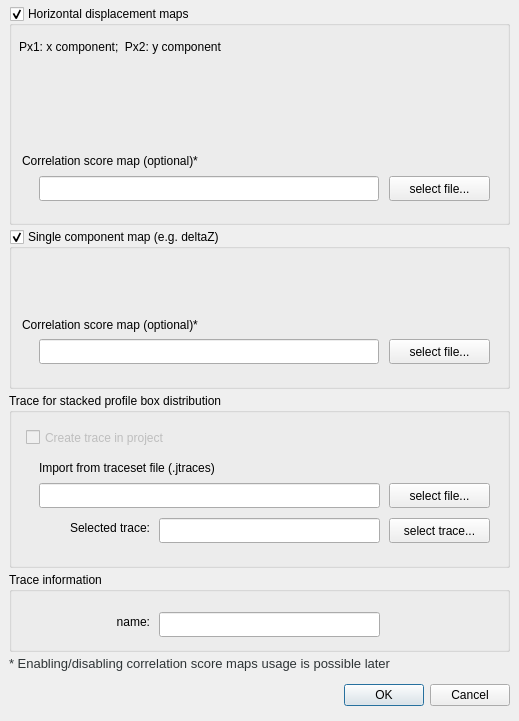
<?xml version="1.0" encoding="UTF-8"?>
<ui version="4.0">
 <class>Dialog_project_inputFiles_fixingMissingFiles</class>
 <widget class="QDialog" name="Dialog_project_inputFiles_fixingMissingFiles">
  <property name="windowModality">
   <enum>Qt::ApplicationModal</enum>
  </property>
  <property name="geometry">
   <rect>
    <x>0</x>
    <y>0</y>
    <width>519</width>
    <height>722</height>
   </rect>
  </property>
  <property name="windowTitle">
   <string>Select input files</string>
  </property>
  <property name="modal">
   <bool>true</bool>
  </property>
  <layout class="QVBoxLayout" name="verticalLayout">
   <property name="spacing">
    <number>4</number>
   </property>
   <property name="sizeConstraint">
    <enum>QLayout::SetMinAndMaxSize</enum>
   </property>
   <property name="leftMargin">
    <number>9</number>
   </property>
   <property name="topMargin">
    <number>6</number>
   </property>
   <property name="rightMargin">
    <number>9</number>
   </property>
   <property name="bottomMargin">
    <number>6</number>
   </property>
   <item>
    <widget class="QGroupBox" name="groupBox_PX1PX2">
     <property name="sizePolicy">
      <sizepolicy hsizetype="Preferred" vsizetype="Fixed">
       <horstretch>0</horstretch>
       <verstretch>0</verstretch>
      </sizepolicy>
     </property>
     <property name="minimumSize">
      <size>
       <width>0</width>
       <height>219</height>
      </size>
     </property>
     <property name="title">
      <string>Horizontal displacement maps</string>
     </property>
     <property name="checkable">
      <bool>true</bool>
     </property>
     <widget class="WidgetInputFilesImages" name="widget_PX1PX2_inputImageFiles" native="true">
      <property name="geometry">
       <rect>
        <x>10</x>
        <y>53</y>
        <width>480</width>
        <height>80</height>
       </rect>
      </property>
     </widget>
     <widget class="QLineEdit" name="lineEdit_PX1PX2_correlScoreMap">
      <property name="geometry">
       <rect>
        <x>30</x>
        <y>170</y>
        <width>340</width>
        <height>25</height>
       </rect>
      </property>
     </widget>
     <widget class="QPushButton" name="pushButton_PX1PX2_correlScoreMap">
      <property name="enabled">
       <bool>true</bool>
      </property>
      <property name="geometry">
       <rect>
        <x>380</x>
        <y>170</y>
        <width>101</width>
        <height>25</height>
       </rect>
      </property>
      <property name="text">
       <string>select file...</string>
      </property>
     </widget>
     <widget class="QLabel" name="label_PX1PX2_correlScoreMap">
      <property name="geometry">
       <rect>
        <x>13</x>
        <y>143</y>
        <width>311</width>
        <height>23</height>
       </rect>
      </property>
      <property name="text">
       <string>Correlation score map (optional)*</string>
      </property>
     </widget>
     <widget class="QLabel" name="label">
      <property name="geometry">
       <rect>
        <x>10</x>
        <y>32</y>
        <width>481</width>
        <height>17</height>
       </rect>
      </property>
      <property name="text">
       <string>Px1: x component;  Px2: y component</string>
      </property>
     </widget>
    </widget>
   </item>
   <item>
    <widget class="QGroupBox" name="groupBox_DeltaZorOther">
     <property name="sizePolicy">
      <sizepolicy hsizetype="Preferred" vsizetype="Fixed">
       <horstretch>0</horstretch>
       <verstretch>0</verstretch>
      </sizepolicy>
     </property>
     <property name="minimumSize">
      <size>
       <width>0</width>
       <height>160</height>
      </size>
     </property>
     <property name="title">
      <string>Single component map (e.g. deltaZ)</string>
     </property>
     <property name="checkable">
      <bool>true</bool>
     </property>
     <widget class="WidgetInputFilesImages" name="widget_deltaZorOther_inputImageFiles" native="true">
      <property name="geometry">
       <rect>
        <x>10</x>
        <y>30</y>
        <width>480</width>
        <height>41</height>
       </rect>
      </property>
     </widget>
     <widget class="QLineEdit" name="lineEdit_deltaZorOther_correlScoreMap">
      <property name="geometry">
       <rect>
        <x>30</x>
        <y>110</y>
        <width>340</width>
        <height>25</height>
       </rect>
      </property>
     </widget>
     <widget class="QPushButton" name="pushButton_deltaZorOther_correlsScoreaMap_selectFile">
      <property name="enabled">
       <bool>true</bool>
      </property>
      <property name="geometry">
       <rect>
        <x>380</x>
        <y>110</y>
        <width>101</width>
        <height>25</height>
       </rect>
      </property>
      <property name="text">
       <string>select file...</string>
      </property>
     </widget>
     <widget class="QLabel" name="label_deltaZorOther_correlScoreMap">
      <property name="geometry">
       <rect>
        <x>13</x>
        <y>84</y>
        <width>471</width>
        <height>23</height>
       </rect>
      </property>
      <property name="text">
       <string>Correlation score map (optional)*</string>
      </property>
     </widget>
    </widget>
   </item>
   <item>
    <widget class="QGroupBox" name="groupBox_routeSelection">
     <property name="sizePolicy">
      <sizepolicy hsizetype="Preferred" vsizetype="Fixed">
       <horstretch>0</horstretch>
       <verstretch>0</verstretch>
      </sizepolicy>
     </property>
     <property name="minimumSize">
      <size>
       <width>0</width>
       <height>175</height>
      </size>
     </property>
     <property name="title">
      <string>Trace for stacked profile box distribution</string>
     </property>
     <widget class="QLabel" name="label_selectedRoute">
      <property name="geometry">
       <rect>
        <x>20</x>
        <y>125</y>
        <width>121</width>
        <height>20</height>
       </rect>
      </property>
      <property name="text">
       <string>Selected trace:</string>
      </property>
      <property name="alignment">
       <set>Qt::AlignRight|Qt::AlignTrailing|Qt::AlignVCenter</set>
      </property>
     </widget>
     <widget class="QLineEdit" name="lineEdit_selectedRouteName">
      <property name="geometry">
       <rect>
        <x>150</x>
        <y>125</y>
        <width>221</width>
        <height>25</height>
       </rect>
      </property>
      <property name="readOnly">
       <bool>true</bool>
      </property>
     </widget>
     <widget class="QCheckBox" name="checkBox_createTraceLater">
      <property name="enabled">
       <bool>false</bool>
      </property>
      <property name="geometry">
       <rect>
        <x>17</x>
        <y>33</y>
        <width>461</width>
        <height>23</height>
       </rect>
      </property>
      <property name="text">
       <string>Create trace in project</string>
      </property>
     </widget>
     <widget class="QLabel" name="label_importFromRoutesetFile">
      <property name="geometry">
       <rect>
        <x>30</x>
        <y>65</y>
        <width>341</width>
        <height>20</height>
       </rect>
      </property>
      <property name="text">
       <string>Import from traceset file (.jtraces)</string>
      </property>
      <property name="alignment">
       <set>Qt::AlignLeading|Qt::AlignLeft|Qt::AlignVCenter</set>
      </property>
     </widget>
     <widget class="QLineEdit" name="lineEdit_routesetFile">
      <property name="geometry">
       <rect>
        <x>30</x>
        <y>90</y>
        <width>341</width>
        <height>25</height>
       </rect>
      </property>
     </widget>
     <widget class="QPushButton" name="pushButton_routesetFile">
      <property name="geometry">
       <rect>
        <x>380</x>
        <y>90</y>
        <width>101</width>
        <height>25</height>
       </rect>
      </property>
      <property name="text">
       <string>select file...</string>
      </property>
     </widget>
     <widget class="QPushButton" name="pushButton_selectRoute">
      <property name="geometry">
       <rect>
        <x>380</x>
        <y>125</y>
        <width>101</width>
        <height>25</height>
       </rect>
      </property>
      <property name="text">
       <string>select trace...</string>
      </property>
     </widget>
    </widget>
   </item>
   <item>
    <widget class="QGroupBox" name="groupBox_routeInProject">
     <property name="sizePolicy">
      <sizepolicy hsizetype="Preferred" vsizetype="Fixed">
       <horstretch>0</horstretch>
       <verstretch>0</verstretch>
      </sizepolicy>
     </property>
     <property name="minimumSize">
      <size>
       <width>0</width>
       <height>80</height>
      </size>
     </property>
     <property name="title">
      <string>Trace information</string>
     </property>
     <property name="flat">
      <bool>false</bool>
     </property>
     <widget class="QLabel" name="label_routeName">
      <property name="geometry">
       <rect>
        <x>20</x>
        <y>40</y>
        <width>121</width>
        <height>20</height>
       </rect>
      </property>
      <property name="text">
       <string>name:</string>
      </property>
      <property name="alignment">
       <set>Qt::AlignRight|Qt::AlignTrailing|Qt::AlignVCenter</set>
      </property>
     </widget>
     <widget class="QLineEdit" name="lineEdit_routeName">
      <property name="geometry">
       <rect>
        <x>150</x>
        <y>40</y>
        <width>221</width>
        <height>25</height>
       </rect>
      </property>
      <property name="focusPolicy">
       <enum>Qt::NoFocus</enum>
      </property>
      <property name="readOnly">
       <bool>true</bool>
      </property>
     </widget>
    </widget>
   </item>
   <item>
    <widget class="QLabel" name="label_textNoteAbout_useOfCorrrelScoreMap">
     <property name="sizePolicy">
      <sizepolicy hsizetype="Preferred" vsizetype="Fixed">
       <horstretch>0</horstretch>
       <verstretch>0</verstretch>
      </sizepolicy>
     </property>
     <property name="font">
      <font>
       <pointsize>10</pointsize>
      </font>
     </property>
     <property name="styleSheet">
      <string notr="true">color: rgb(46, 52, 54);</string>
     </property>
     <property name="text">
      <string>* Enabling/disabling correlation score maps usage is possible later</string>
     </property>
     <property name="textInteractionFlags">
      <set>Qt::NoTextInteraction</set>
     </property>
    </widget>
   </item>
   <item>
    <widget class="QDialogButtonBox" name="buttonBox">
     <property name="minimumSize">
      <size>
       <width>0</width>
       <height>40</height>
      </size>
     </property>
     <property name="orientation">
      <enum>Qt::Horizontal</enum>
     </property>
     <property name="standardButtons">
      <set>QDialogButtonBox::Cancel|QDialogButtonBox::Ok</set>
     </property>
    </widget>
   </item>
  </layout>
 </widget>
 <customwidgets>
  <customwidget>
   <class>WidgetInputFilesImages</class>
   <extends>QWidget</extends>
   <header>widgetInputFilesImages.h</header>
   <container>1</container>
  </customwidget>
 </customwidgets>
 <resources/>
 <connections>
  <connection>
   <sender>buttonBox</sender>
   <signal>accepted()</signal>
   <receiver>Dialog_project_inputFiles_fixingMissingFiles</receiver>
   <slot>accept()</slot>
   <hints>
    <hint type="sourcelabel">
     <x>248</x>
     <y>254</y>
    </hint>
    <hint type="destinationlabel">
     <x>157</x>
     <y>274</y>
    </hint>
   </hints>
  </connection>
  <connection>
   <sender>buttonBox</sender>
   <signal>rejected()</signal>
   <receiver>Dialog_project_inputFiles_fixingMissingFiles</receiver>
   <slot>reject()</slot>
   <hints>
    <hint type="sourcelabel">
     <x>316</x>
     <y>260</y>
    </hint>
    <hint type="destinationlabel">
     <x>286</x>
     <y>274</y>
    </hint>
   </hints>
  </connection>
 </connections>
</ui>
